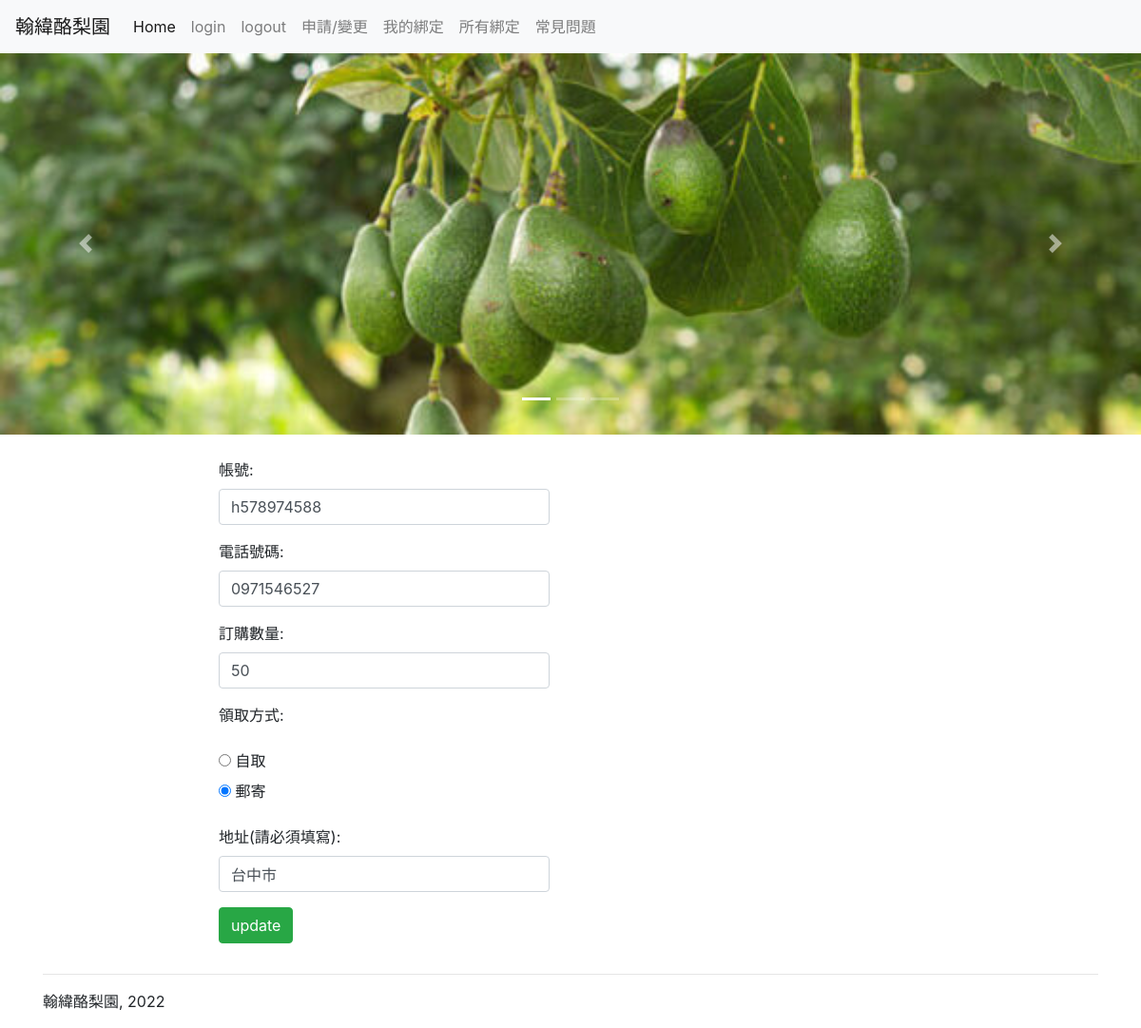
Screenshot of /apply/updateapply/1 with the database file from the repository.
### apply/models.py (models this page shows, shortened)
class Person(models.Model):
    VOUCHER_CHOICES = [
        ('PE', '自取'),
        ('SE', '郵寄'),
    ]
    acc = models.CharField(max_length=10, blank=False,default='')
    amount = models.IntegerField( blank=False,default='')
    tel = models.CharField(max_length=10, blank=False,default='')
    take_id = models.CharField(max_length=2, choices = VOUCHER_CHOICES, default='PE')
    address = models.CharField(max_length=25, blank=False,default='')
    account = models.ForeignKey(User, on_delete=models.SET_NULL, null=True, blank=True) # new
    class Meta:
        ordering = ['-acc']

### apply/views.py (the view)
# urls.py: path('updateapply/<int:id>', views.update_apply),
def update_apply(request, id):
    obj = get_object_or_404(Person, id = id)
    form = PersonModelForm(request.POST or None, instance = obj)
    print (">> form.is_bound: ", form.is_bound)
    print (">> form.is_valid(): ", form.is_valid())
    print (">> When form is not bound, it is not valid")
    if form.is_valid():
        form.save()
        return render(request, "apply/update_success.html")
    context = {'form':form}
    return render(request, "apply/update_apply.html", context)

### apply/forms.py (shortened to what this page needs)
class PersonModelForm(forms.ModelForm):
    class Meta:
        model = Person
        fields = ['acc', 'tel', 'amount', 'take_id', 'address']
        widgets = {
            'acc': forms.TextInput(attrs = {'class': 'form-control'}),
            'tel': forms.TextInput(attrs = {'class': 'form-control'}),
            'amount': forms.TextInput(attrs = {'class': 'form-control'}),
            'take_id': forms.RadioSelect(),
            'address': forms.TextInput(attrs = {'class': 'form-control'})
        }
        labels = {
            'acc': '帳號',
            'amount': '訂購數量',
            'tel': '電話號碼',
            'take_id': '領取方式',
            'address':'地址(請必須填寫)'
        }

### apply/templates/apply/update_apply.html (shortened to what this page needs)
{% extends "base.html" %}
{% block content %}
    <form action="" method="POST">
        <div class="form-group">
            <div class="form-group col-md-6">
                {{ form.as_p }}
                <input class="btn btn-success" type="submit" value="update" />
            </div>
        </div>
    </form>
{% endblock %}

### rows the page displays
Person: acc "h578974588", tel "0971546527", amount "50", take_id "☐ 自取 ☑ 郵寄", address "台中市"
